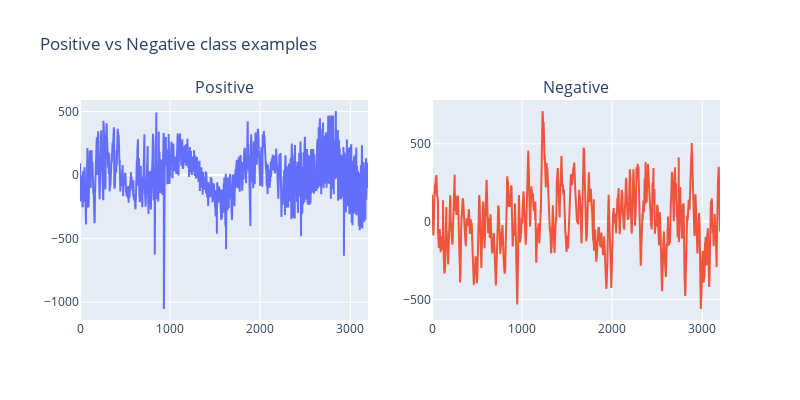

Notebook cell for this chart:
### Code cell
import pandas as pd
import plotly.graph_objects as go
from plotly.subplots import make_subplots

fig = make_subplots(rows=1, cols=2,subplot_titles=("Positive", "Negative"))
fig.add_trace(
    go.Scatter(y=train_dataset.__getitem__(0)['feature']),
    row=1, col=1
)

fig.add_trace(
    go.Scatter(y=train_dataset.__getitem__(3000)['feature']),
    row=1, col=2
)

for i in range(1, 3):
    fig.update_xaxes(row=(i-1)//2 + 1, col=(i-1)%2 + 1)
    fig.update_yaxes(row=(i-1)//2 + 1, col=(i-1)%2 + 1)

fig.update_layout(height=400, width=800, title_text="Positive vs Negative class examples",showlegend=False)
fig.show()

### Figure 1 — Plotly figure (JSON) as saved in the notebook; plotly's stock layout.template omitted (floating-point values rounded to 4 significant figures; data arrays with more than 128 entries replaced by an {"elided": "..."} marker saying what was removed)
{"data": [{"type": "scatter", "xaxis": "x", "y": {"elided": "3197 float values"}, "yaxis": "y"}, {"type": "scatter", "xaxis": "x2", "y": {"elided": "3197 float values"}, "yaxis": "y2"}], "layout": {"annotations": [{"font": {"size": 16}, "showarrow": false, "text": "Positive", "x": 0.225, "xanchor": "center", "xref": "paper", "y": 1, "yanchor": "bottom", "yref": "paper"}, {"font": {"size": 16}, "showarrow": false, "text": "Negative", "x": 0.775, "xanchor": "center", "xref": "paper", "y": 1, "yanchor": "bottom", "yref": "paper"}], "height": 400, "showlegend": false, "title": {"text": "Positive vs Negative class examples"}, "width": 800, "xaxis": {"anchor": "y", "domain": [0, 0.45]}, "xaxis2": {"anchor": "y2", "domain": [0.55, 1]}, "yaxis": {"anchor": "x", "domain": [0, 1]}, "yaxis2": {"anchor": "x2", "domain": [0, 1]}}}
